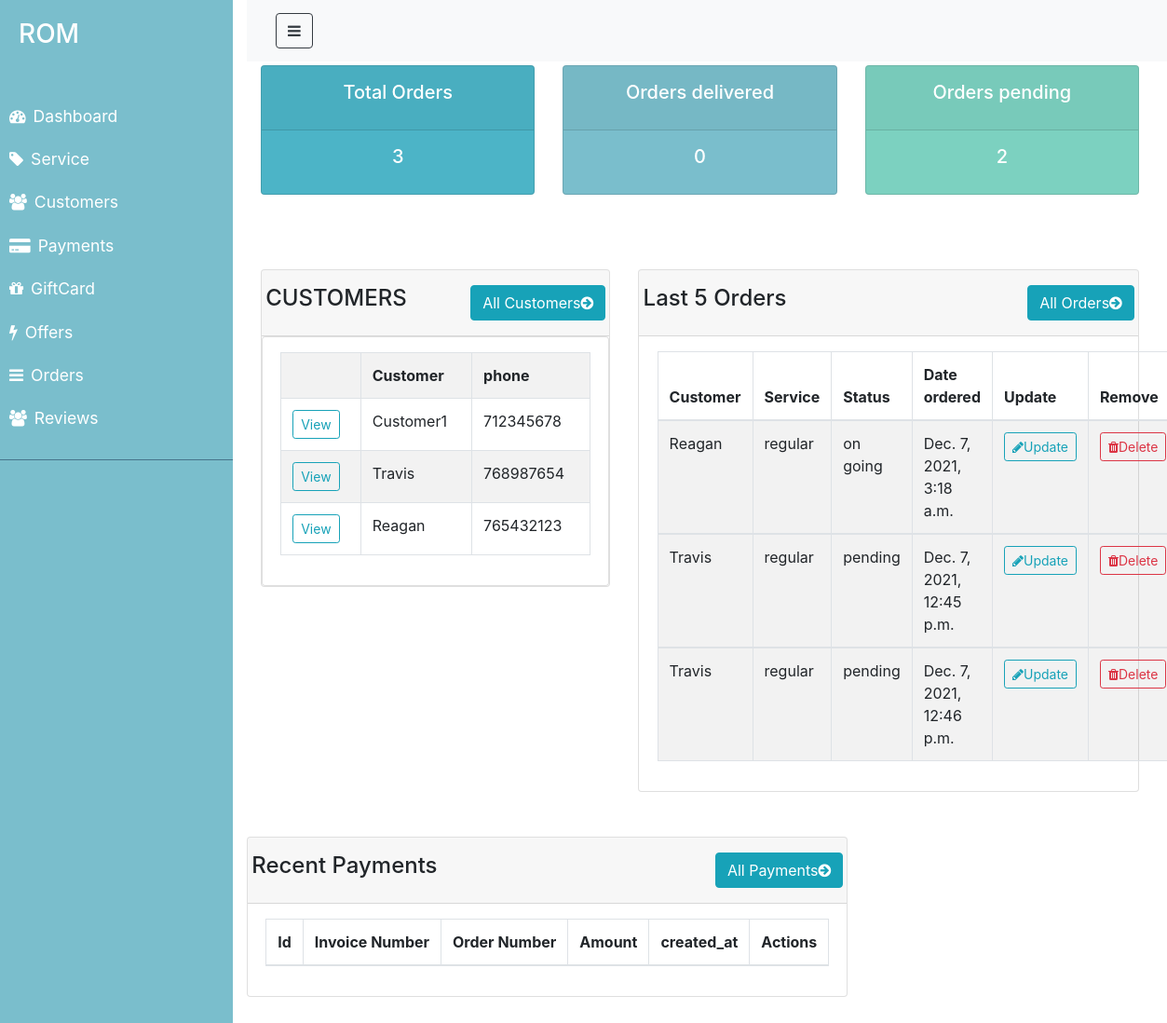
Page /dashboard/ on the earlier database version.
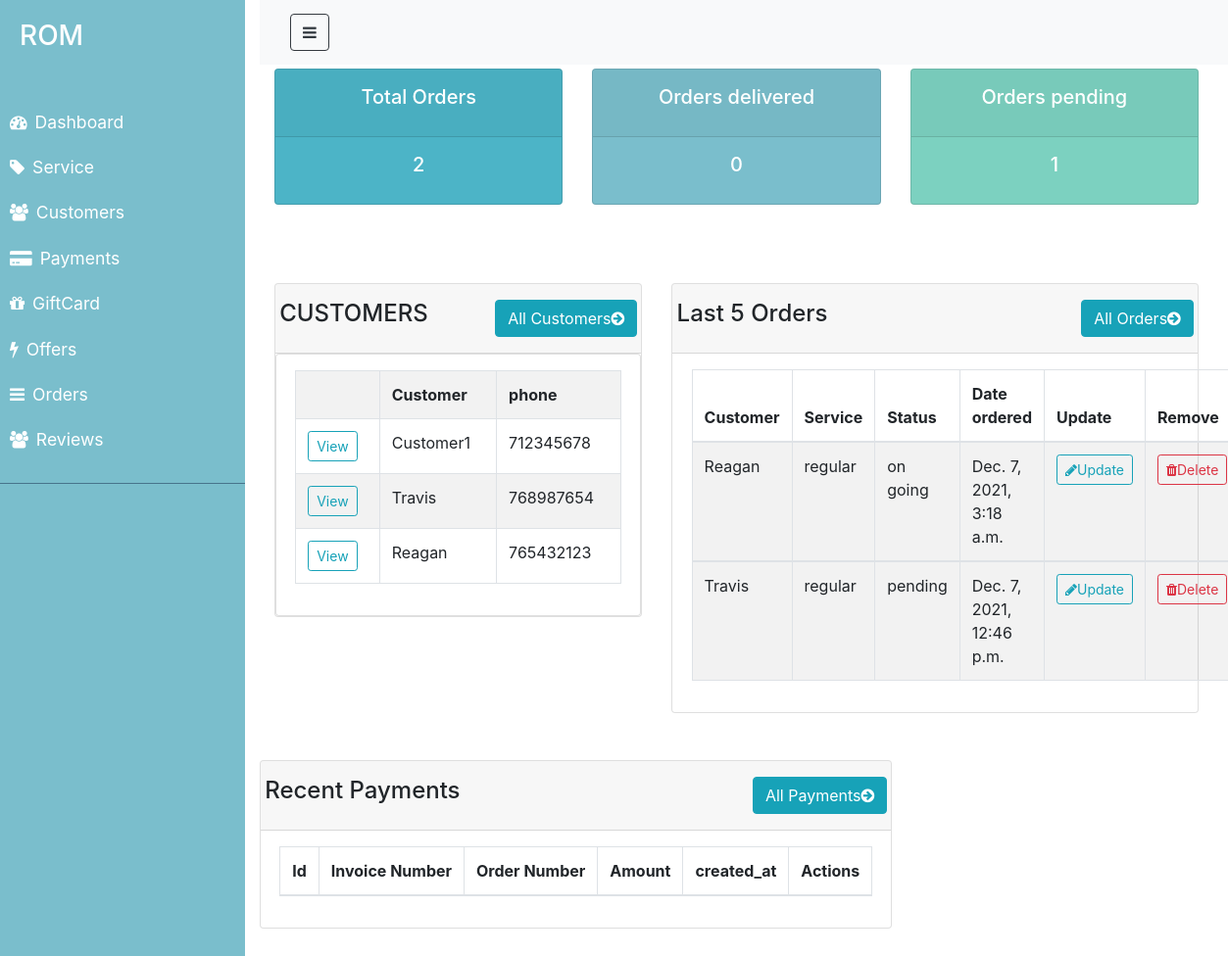
Same page on the later database version.
### ROM/models.py (models this page shows, shortened)
class Customer(models.Model):
    name=models.CharField(max_length=100, null=False, blank=False)
    email=models.CharField(max_length=100, null=False, blank=False)
    phone_number=models.IntegerField(null= True, blank= True)
    created_at=models.DateTimeField(auto_now_add=True)
    def __str__(self):
        return self.name

class Order(models.Model):
    STATUS=(
        ('pending', 'pending'),
        ('on going', 'on going'),
        ('completed','completed'),
    )
    customer_id=models.ForeignKey('Customer',on_delete=models.CASCADE,blank=True,null=True)
    service_id=models.ForeignKey('Service',on_delete=models.CASCADE,blank=True,null=True)
    status=models.CharField(max_length=100, null=False, blank=False, choices=STATUS)
    total=models.FloatField(null= False, blank= True)
    created_at=models.DateTimeField(auto_now_add=True)
    updated_at= models.DateTimeField(auto_now=True)

class Service(models.Model):
    CATEGORY=(
        ('regular', 'regular'),
        ('commercial', 'commercial'),
        ('personalized','personalized'),
    )
    category=models.CharField(max_length=100, null=False, blank=False,choices=CATEGORY, default='regular')
    description=models.TextField(null=False, blank=False)
    customer_id=models.ForeignKey('Customer',on_delete=models.CASCADE, blank=True,null=True)
    rating=models.IntegerField(null=True, blank=True)
    created_at=models.DateTimeField(auto_now_add=True)
    updated_at= models.DateTimeField(auto_now=True)
    def __str__(self):
        return self.category

### ROM/views.py (the view)
# urls.py: path('dashboard/', views.adminDashboard,name="dashboard"),
def adminDashboard(request):
   orders= Order.objects.all()
   customers= Customer.objects.all()
   total_customers = customers.count()
   total_orders = orders.count()
   completed = orders.filter(status='completed').count()
   pending = orders.filter(status='pending').count()
   context = {'orders': orders, 'customers': customers, 'total_orders': total_orders,
   'completed': completed, 'pending':pending }
   return render(request, 'ROM/admin/dashboard.html', context)

### ROM/templates/ROM/admin/dashboard.html (shortened to what this page needs)
{% extends 'ROM/admin/layouts/admin_master.html' %}
{% load static %}
{% block content %}
{% include 'ROM/admin/status.html' %}
<br>
<div class = "row mt-3 " >
    <div class= "col-md-5">
        <br>
        <div class="card">
            <div class="card-header">
                <div class="row">
                    <h4>CUSTOMERS</h4>
                    <a href= "{% url 'customer' %}" class="btn btn-info ml-auto">
                        All Customers<i class="fa fa-arrow-circle-right"></i>
                    </a>
                </div>
            </div>
            <div class= "card card-body">
                <table class="table table-hover table-bordered table-striped">
                    <tr>
                        <th></th>
                        <th>Customer</th>
                        <th>phone</th>
                    </tr>
                    {% for customer in customers %}
                    <tr>
                        <td><a class="btn btn-sm btn-outline-info" href= "{% url 'Customer_detail' customer.id %}">View</a></td>
                        <td>{{customer.name}}</td>
                        <td>{{customer.phone_number}}</td>
                    </tr>
                  {% endfor %}
                </table>
            </div>
        </div>
    </div>
    <div class= "col-md-7">
        <br>
        <div class="card">
            <div class="card-header">
                <div class="row">
                    <h4>Last 5 Orders</h4>
                    <a href="{% url 'order_list' %}" class="btn btn-info ml-auto">
                        All Orders<i class="fa fa-arrow-circle-right"></i>
                    </a>
                </div>
            </div>
            <div class= "card-body">
                <table class="table table-hover table-bordered table-striped">
                    <thead>
                        <tr>
                            <th>Customer</th>
                            <th>Service</th>
                            <th>Status</th>
                            <th>Date ordered</th>
                            <th>Update</th>
                            <th>Remove</th>
                        </tr>
                    </thead>
                    {% for order in orders %}
                    <tbody>
                        <tr>
                            <td>{{order.customer_id}}</td>
                            <td>{{order.service_id}}</td>
                            <td>{{order.status}}</td>
                            <td>{{order.created_at}}</td>
                            <td><a class="btn btn-sm btn-outline-info" href="{% url 'update_order' order.id %}"><i class="fa fa-pencil" aria-hidden="true"></i>Update </a></td>
                            <td><a class="btn btn-sm btn-outline-danger" href="{% url 'delete_order' order.id %}"><i class="fa fa-trash " aria-hidden="true"></i>Delete</a></td>
                        </tr>
                    </tbody>
                  {% endfor %}
                </table>
            </div>
        </div>
    </div>
    <div class="row justify-content-center my-5">
        <div class="col-lg-12 col-md-12 col-sm-12">
            <div class="card">
                <div class="card-header">
                    <div class="row">
                        <h4>Recent Payments</h4>
                        <a href="{% url 'payment' %}" class="btn btn-info ml-auto">
                            All Payments<i class="fa fa-arrow-circle-right"></i>
                        </a>
                    </div>
                </div>
                <div class="card-body">
                    <table class="table table-hover table-bordered table-striped">
                        <thead>
                            <tr>
                                <th>Id</th>
                                <th>Invoice Number</th>
                                <th>Order Number</th>
                                <th>Amount</th>
                                <th>created_at</th>
                                <th>Actions</th>
                            </tr>
                        </thead>
                    </table>
                </div>
            </div>
        </div>
    </div>
</div>
{% endblock %}

### ROM/templates/ROM/admin/layouts/admin_master.html (shortened to what this page needs)
 {% load static %}
<!DOCTYPE html>
<html>
<head>
  <link rel="stylesheet" href="https://stackpath.bootstrapcdn.com/bootstrap/4.1.3/css/bootstrap.min.css"></head>
  <link rel="stylesheet" href="https://cdnjs.cloudflare.com/ajax/libs/font-awesome/4.7.0/css/font-awesome.min.css">
  <link rel="stylesheet" type="text/css" href="{% static '/css/admin.css' %}">
</head>
<body>
  <div class="d-flex">
        <nav id="sidebar">
          {% include 'ROM/admin/layouts/sidebar.html' %}
        </nav>
    <div id="content" class="container-fluid">
      {% include 'ROM/admin/layouts/admin_nav.html' %}
      <div class="container-fluid" style="margin-top: 70px;">
      {% block content%}
      {% endblock content %}
      </div>
    </div>
  </div>
</body>
</html>

### ROM/templates/ROM/admin/layouts/sidebar.html
<nav id="sidebar">
    <div class="sidebar-header ">
        <h3>ROM</h3>
    </div>
    <ul class="list-unstyled components">
        <li>
            <a href="{% url 'dashboard' %}"><i class="fa fa-tachometer mr-2"></i>Dashboard</a>
        </li>
        <li>
            <a href="{% url 'service' %}"><i class="fa fa-tag mr-2"></i>Service</a>
        </li>
        <li>
            <a href="{% url 'customer' %}"><i class="fa fa-users mr-2"></i>Customers</a>
        </li>
        <li>
            <a href="{% url 'payment' %}"><i class="fa fa-credit-card-alt mr-2"></i>Payments</a>
        </li>
        <li>
            <a href="{% url 'gifts' %}"><i class="fa fa-gift mr-2"></i>GiftCard</a>
        </li>
        <li>
            <a href="{% url 'offer_list' %}"><i class="fa fa-flash mr-2"></i>Offers</a>
        </li>
        <li>
            <a href="{% url 'order_list'  %}"><i class="fa fa-bars mr-2"></i>Orders</a>
        </li>
        <li>
            <a href="{% url 'review' %}"><i class="fa fa-users mr-2"></i>Reviews</a>
        </li>
    </ul>
</nav>

### ROM/templates/ROM/admin/layouts/admin_nav.html (shortened to what this page needs)
{% load static %}
<nav class="navbar navbar-expand-lg navbar-light bg-light">
  <div class="container-fluid">
      <button type="button" id="sidebarCollapse" class="btn btn-outline-dark">
          <i class="fa fa-bars"></i>
      </button>
      <div class="collapse navbar-collapse" id="navbarNav">
      </div>
  </div>
</nav>

### ROM/templates/ROM/admin/status.html
{% load widget_tweaks %}
{% block content %}
<div class= "row mt-4">
    <div class= "col-md-4">
        <div class= "card text-center text-white mb-3" id="total-orders">
            <div class= "card-header">
                <h5 class="card-title">Total Orders</h5>
            </div>
            <div class= "card-body">
                <h5 class="card-title">{{total_orders}}</h5>
            </div>
        </div>
    </div>
    <div class= "col-md-4">
        <div class= "card text-center text-white mb-3" id="orders-delivered">
            <div class= "card-header">
                <h5 class="card-title">Orders delivered</h5>
            </div>
            <div class= "card-body">
                <h5 class="card-title">{{completed}}</h5>
            </div>
        </div>
    </div>
    <div class= "col-md-4">
        <div class= "card text-center text-white mb-3" id="orders-pending">
            <div class= "card-header">
                <h5 class="card-title">Orders pending</h5>
            </div>
            <div class= "card-body">
                <h5 class="card-title">{{pending}}</h5>
            </div>
        </div>
    </div>
</div>
{% endblock %}

### ROM/static/css/admin.css (style rules this page uses)
* { padding: 0; margin: 0; box-sizing: border-box; }
.navbar { position: fixed; top: 0; width: 100%; text-align: center; list-style: none; padding: 14px 16px; display:flex; background-color: #77ACF1; }
#sidebar { background: #7abecc; color: #fff; transition: all 0.3s; min-width: 250px; max-width: 250px; min-height: 100vh; }
#sidebar .sidebar-header { padding: 20px; background: #7abecc; }
#sidebar ul.components { padding: 20px 0; border-bottom: 1px solid #47748b; }
#sidebar ul li a { padding: 10px; font-size: 1.1em; display: block; }
a, a:hover, a:focus { color: inherit; text-decoration: none; transition: all 0.3s; }
body { background: color #ebeff5;; }
#total-orders { background-color: #4cb4c7; }
#orders-delivered { background-color: #7abecc; }
#orders-pending { background-color: #7CD1C0; }
*, *::before, *::after { margin: 0; padding: 0; box-shadow: border-box; }
.card > * { padding: 1rem 1.2rem; }

Differences in the rows shown:
removed Order: customer_id "Travis", service_id "regular", status "pending", created_at "Dec. 7, 2021, 12:45 p.m."
Other differences:
{{ total_orders }}: "3" → "2"
{{ pending }}: "2" → "1"
